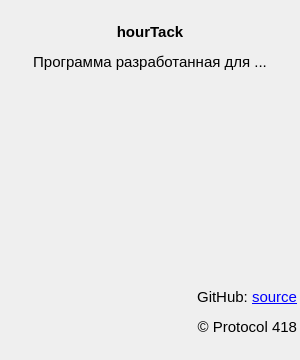
<?xml version="1.0" encoding="UTF-8"?>
<ui version="4.0">
 <class>about</class>
 <widget class="QDialog" name="about">
  <property name="geometry">
   <rect>
    <x>0</x>
    <y>0</y>
    <width>300</width>
    <height>360</height>
   </rect>
  </property>
  <property name="minimumSize">
   <size>
    <width>300</width>
    <height>360</height>
   </size>
  </property>
  <property name="maximumSize">
   <size>
    <width>16777215</width>
    <height>16777215</height>
   </size>
  </property>
  <property name="windowTitle">
   <string>О программе</string>
  </property>
  <layout class="QGridLayout" name="gridLayout">
   <property name="leftMargin">
    <number>3</number>
   </property>
   <property name="topMargin">
    <number>0</number>
   </property>
   <property name="rightMargin">
    <number>3</number>
   </property>
   <property name="bottomMargin">
    <number>0</number>
   </property>
   <property name="spacing">
    <number>0</number>
   </property>
   <item row="0" column="0">
    <widget class="QLabel" name="label">
     <property name="font">
      <font>
       <pointsize>11</pointsize>
      </font>
     </property>
     <property name="text">
      <string>&lt;html&gt;&lt;head/&gt;&lt;body&gt;&lt;p align=&quot;center&quot;&gt;&lt;span style=&quot; font-weight:600;&quot;&gt;hourTack&lt;/span&gt;&lt;/p&gt;&lt;p align=&quot;center&quot;&gt;Программа разработанная для ...&lt;/p&gt;&lt;p align=&quot;right&quot;&gt;&lt;br/&gt;&lt;br/&gt;&lt;/p&gt;&lt;p align=&quot;right&quot;&gt;&lt;br/&gt;&lt;/p&gt;&lt;p align=&quot;right&quot;&gt;&lt;br/&gt;&lt;/p&gt;&lt;p align=&quot;right&quot;&gt;&lt;br/&gt;&lt;/p&gt;&lt;p align=&quot;right&quot;&gt;GitHub: &lt;a href=&quot;https://github.com/Cy-Nec/hour_track&quot;&gt;&lt;span style=&quot; text-decoration: underline; color:#0000ff;&quot;&gt;source&lt;/span&gt;&lt;/a&gt;&lt;/p&gt;&lt;p align=&quot;right&quot;&gt;© Protocol 418&lt;/p&gt;&lt;/body&gt;&lt;/html&gt;</string>
     </property>
    </widget>
   </item>
  </layout>
 </widget>
 <resources/>
 <connections/>
</ui>
